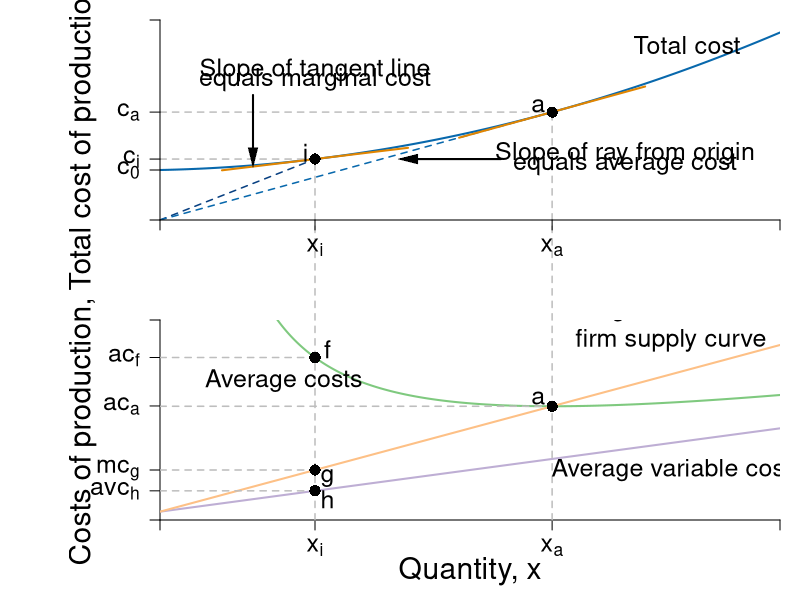

The R source for this figure:
#Graph Designer: Scott Cohn
#Authors: Bowles and Halliday
#Title: Microeconomics: Competition, Conflict and Coordination

require(shape)
pdf(file = "firmmarketsupply/tc_ac_mc_stacked.pdf", width = 9, height = 12)

#Set parameters for graphics
axislabelsize <- 1.8
labelsize <- 1.5
namesize <- 1.8
annotatesize <- 1.5
graphlinewidth <- 2
segmentlinewidth <- 1.5

COL <- c("#7fc97f", "#beaed4", "#fdc086", "#ffff99", "#386cb0", "#f0027f", "#bf5b17", "#666666")
COLA <- c("#99d8c9","#66c2a4","#41ae76", "#238b45", "#005824")
COLB <- c("#4eb3d3", "#2b8cbe", "#0868ac","#084081")

#Edited the margins to cater for the larger LHS labels
par(mar =  c(4, 8, 1, 1), mfrow = c(2, 1))


totalcost <- function(x, c0 = 10, c1 = 2, c2 = 0.5){
  c0 + c1*x + c2*x^2
}

avgcost <- function(x, c0 = 10, c1 = 2, c2 = 0.5){
  totalcost/x
}

avgvarcost <- function(x,  c1 = 0.05, c2 = 0.05){
  (c1*x + c2*x^2)/x
}

marginalcost <- function(x, c1 = 2, c2 = 0.5){
  c1 + 2*c2*x
}

mcline <- function(x, constant = 0.3181472, slope = 0.125){
  constant + slope*x
}

isocost <- function(l, c = 10, w = 1, r = 1) {
  c - (w/r)*l
}


isoquant <- function(l, alpha = 0.5, x = 5) {
  (x / l^alpha)^(1/(1 - alpha))
}

# total cost --------------------------------------------------------------


xlims <- c(0, 10)
ylims <- c(0, 8)

npts <- 501 
x <- seq(xlims[1], xlims[2], length.out = npts)
y <- seq(ylims[1], ylims[2], length.out = npts) 
a <- c(13, 16.75, 19.25)

plot(0, 0, xlim = xlims, ylim = ylims, type = "n",
     xlab = expression(paste("")),
     ylab = expression(paste("")), 
     xaxt = "n", 
     yaxt = "n", 
     cex.lab = axislabelsize, 
     bty = "n",
     xaxs = "i", 
     yaxs = "i")

# Choose x_i

i <- c(2, 2.5, 3, 3.5, 4)
xi <- i[2]

ticksy <- c(0, 2, totalcost(x = xi, c0 = 2, c1 = 0.05, c2 = 0.05), totalcost(x = 6.32456, c0 = 2, c1 = 0.05, c2 = 0.05), ylims[2])
ylabels <- c(NA, expression(paste(c[0])), expression(paste(c[i])), expression(paste(c[a])), NA)
ticksx <- c(0, xi, 6.32456, xlims[2])
xlabels <- c(NA, expression(paste(x[i])), expression(paste(x[a])), NA)

npts <- 500 
xx1 <- seq(xlims[1], xlims[2], length.out = npts)
xx3 <- seq(xi - 1.5, xi + 1.5, length.out = npts)
xx4 <- seq(4.82456, 7.82456, length.out = npts)


lines(xx1, totalcost(xx1, c0 = 2, c1 = 0.05, c2 = 0.05), col = COLB[3], lwd = graphlinewidth)

#Label the axes
#mtext(expression(paste("Quantity of output, ", x)), side = 1, line = 2.5, cex = axislabelsize)
text(-1.25, 0.5*ylims[2], expression(paste("Total cost of production, ", c)), xpd = TRUE, cex = axislabelsize, srt = 90) 

#Draw segments for average cost
segments(0, totalcost(x = xi, c0 = 2, c1 = 0.05, c2 = 0.05), xi, totalcost(x = xi, c0 = 2, c1 = 0.05, c2 = 0.05), lty = 2, col = "gray" , lwd = segmentlinewidth)
segments(xi, -20, xi, totalcost(x = xi, c0 = 2, c1 = 0.05, c2 = 0.05), lty = 2, col = "gray" , lwd = segmentlinewidth, xpd = TRUE)

segments(0, totalcost(x = 6.32456, c0 = 2, c1 = 0.05, c2 = 0.05), 6.32456, totalcost(x = 6.32456, c0 = 2, c1 = 0.05, c2 = 0.05), lty = 2, col = "gray" , lwd = segmentlinewidth)
segments(6.32456, -20, 6.32456, totalcost(x = 6.32456, c0 = 2, c1 = 0.05, c2 = 0.05), lty = 2, col = "gray" , lwd = segmentlinewidth, xpd = TRUE)

segments(0, 0, xi, totalcost(x = xi, c0 = 2, c1 = 0.05, c2 = 0.05), lty = 2, col = COLB[4] , lwd = segmentlinewidth)
segments(0, 0, 6.32456, totalcost(x = 6.32456, c0 = 2, c1 = 0.05, c2 = 0.05), lty = 2, col = COLB[3] , lwd = segmentlinewidth)

lines(xx3, mcline(xx3, constant = totalcost(x = xi, c0 = 2, c1 = 0.05, c2 = 0.05) - xi*marginalcost(x = xi, c1 = 0.05, c2 = 0.05), slope = marginalcost(x = xi, c1 = 0.05, c2 = 0.05)), 
      col = "#E18500", lty = 1, lwd = graphlinewidth)
lines(xx4, mcline(xx4, constant = totalcost(x = 6.32456, c0 = 2, c1 = 0.05, c2 = 0.05) - 6.32456*marginalcost(x = 6.32456, c1 = 0.05, c2 = 0.05), slope = marginalcost(x = 6.32456, c1 = 0.05, c2 = 0.05)), 
      col = "#E18500", lty = 1, lwd = graphlinewidth)

points(xi, totalcost(x = xi, c0 = 2, c1 = 0.05, c2 = 0.05), pch = 16, col = "black", cex = 1.5)
text(xi - 0.15, totalcost(x = xi, c0 = 2, c1 = 0.05, c2 = 0.05) + 0.25, expression("i"), cex = annotatesize)

points(6.32456, totalcost(x = 6.32456, c0 = 2, c1 = 0.05, c2 = 0.05), pch = 16, col = "black", cex = 1.5)
text(6.1, totalcost(x = 6.32456, c0 = 2, c1 = 0.05, c2 = 0.05) + 0.25, expression("a"), cex = annotatesize)

#Marginal Cost
text(7.5, totalcost(x = xi, c0 = 2, c1 = 0.05, c2 = 0.05) + 0.2, expression(paste("Slope of ray from origin")), cex = annotatesize)
text(7.5, totalcost(x = xi, c0 = 2, c1 = 0.05, c2 = 0.05) - 0.2, expression(paste("equals average cost")), cex = annotatesize)
Arrows(5.5, totalcost(x = xi, c0 = 2, c1 = 0.05, c2 = 0.05), xi + 1.5, totalcost(x = xi, c0 = 2, c1 = 0.05, c2 = 0.05) , col = "black", lty = 1, lwd = 2, arr.type = "triangle", arr.lwd = 0.5)

#Label the cost curve
text(8.5, 7, expression("Total cost"), cex = annotatesize)
#text(11.5, 13.5, expression(paste(tc(x) == c[0] + c[1]*x + c[2]*x^2)), cex = annotatesize)

#Average Cost
text(2.5, 6.0, expression(paste("Slope of tangent line")), cex = annotatesize)
text(2.5, 5.6, expression(paste("equals marginal cost")), cex = annotatesize)
Arrows(1.5, 5, 1.5, 2.5, col = "black", lty = 1, lwd = 2, arr.type = "triangle", arr.lwd = 0.5)


axis(1, at = ticksx, pos = 0, labels = xlabels, cex.axis = labelsize)
axis(2, at = ticksy, pos = 0, labels = ylabels, las = 1, cex.axis = labelsize)

# ac & mc -----------------------------------------------------------------

avgcost <- function(x,  c0 = 2, c1 = 0.05, c2 = 0.05){
  (c0 + c1*x + c2*x^2)/x
}

marginalcost <- function(x, c1 = 0.05, c2 = 0.05){
  c1 + 2*c2*x
}

xlims <- c(0, 10)
ylims <- c(0, 1.2)

npts <- 501 
x <- seq(xlims[1], xlims[2], length.out = npts)
y <- seq(ylims[1], ylims[2], length.out = npts) 
a <- c(13, 16.75, 19.25)

plot(0, 0, xlim = xlims, ylim = ylims, type = "n",
     xlab = expression(paste("")),
     ylab = expression(paste("")), 
     xaxt = "n", 
     yaxt = "n", 
     cex.lab = axislabelsize, 
     bty = "n",
     xaxs = "i", 
     yaxs = "i")


ticksy <- c(0, avgvarcost(x = xi), marginalcost(x = xi), avgcost(6.82456), avgcost(x = xi), ylims[2])
ylabels <- c(NA, expression(paste(avc[h])), expression(paste(mc[g])), expression(paste(ac[a])), expression(paste(ac[f])), NA)
ticksx <- c(0, xi, 6.32456, xlims[2])
xlabels <- c(NA, expression(paste(x[i])), expression(paste(x[a])), NA)


axis(1, at = ticksx, pos = 0, labels = xlabels, cex.axis = labelsize)
axis(2, at = ticksy, pos = 0, labels = ylabels, las = 1, cex.axis = labelsize)

npts <- 500 
xx1 <- seq(xlims[1], xlims[2], length.out = npts)
xx3 <- seq(4, 8, length.out = npts)
xx4 <- seq(xlims[1], 6.32456, length.out = npts)
xx5 <- seq(6.32456, xlims[2], length.out = npts)

lines(xx1, avgcost(xx1, c0 = 2, c1 = 0.05, c2 = 0.05), col = COL[1], lwd = graphlinewidth)
lines(xx1, avgvarcost(xx1, c1 = 0.05, c2 = 0.05), col = COL[2], lwd = graphlinewidth)
lines(xx1, marginalcost(xx1, c1 = 0.05, c2 = 0.05), lty = 1, col = COL[3], lwd = graphlinewidth)
#lines(xx5, marginalcost(xx5, c1 = 0.05, c2 = 0.05), col = COL[3], lwd = graphlinewidth)

#Label the axes
mtext(expression(paste("Quantity, ", x)), side = 1, line = 2.5, cex = axislabelsize)
text(-1.25, 0.5*ylims[2], expression(paste("Costs of production, ", c)), xpd = TRUE, cex = axislabelsize, srt = 90) 


#Draw segments for average cost
segments(0, avgcost(x = xi, c0 = 2, c1 = 0.05, c2 = 0.05), xi, avgcost(x = xi, c0 = 2, c1 = 0.05, c2 = 0.05), lty = 2, col = "gray" , lwd = segmentlinewidth)
segments(xi, 0, xi, avgcost(x = xi) + 10, lty = 2, col = "gray" , lwd = segmentlinewidth, xpd = TRUE)
segments(0, marginalcost(x = xi), xi, marginalcost(x = xi), lty = 2, col = "gray" , lwd = segmentlinewidth)
segments(0, avgvarcost(x = xi), xi, avgvarcost(x = xi), lty = 2, col = "gray" , lwd = segmentlinewidth)
points(xi, avgcost(x = xi, c0 = 2, c1 = 0.05, c2 = 0.05), pch = 16, col = "black", cex = 1.5)

text(xi + 0.2, avgcost(x = xi) + 0.05, expression(paste("f")), cex = labelsize)
points(xi, avgcost(x = xi), pch = 16, col = "black", cex = 1.5)

text(xi + 0.2, marginalcost(x = xi) - 0.05, expression(paste("g")), cex = labelsize)
points(xi, marginalcost(x = xi), pch = 16, col = "black", cex = 1.5)

text(xi + 0.2, avgvarcost(x = xi) - 0.05, expression(paste("h")), cex = labelsize)
points(xi, avgvarcost(x = xi), pch = 16, col = "black", cex = 1.5)

#Label the cost curve
text(12.7, 12, expression("Total cost"), cex = labelsize)
# text(12.5, 13.5, expression(paste(tc(x) == c[0] + c[1]*x + c[2]*x^2)), cex = annotatesize)

#Average Cost
text(2, avgcost(x = 3.2), expression(paste("Average costs")), cex = labelsize)
# text(3.75, avgcost(x = 3.2) + 0.67, expression(paste(ac(x) == frac(c[0],x) + c[1] + c[2]*x)), cex = annotatesize)

#Average cost minimum
segments(0, avgcost(x = 6.32456), 6.32456, avgcost(x = 6.32456), lty = 2, col = "gray" , lwd = segmentlinewidth)
segments(6.32456, 0, 6.32456, 2, lty = 2, col = "gray" , lwd = segmentlinewidth, xpd = TRUE)
text(6.1, avgcost(x = 6.32456) + 0.05, expression(paste("a")), cex = annotatesize)
points(6.32456, avgcost(x = 6.32456), pch = 16, col = "black", cex = 1.5)


#Marginal Cost
text(8.25, marginalcost(x = 8.25) + 0.2, expression(paste("Marginal cost and \n firm supply curve")), cex = annotatesize)
# text(11, marginalcost(x = 12) + 0.2, expression(paste(mc(x) == c[1] + 2*c[2]*x)), cex = annotatesize)

#Average Variable Cost
text(8.25, avgvarcost(x = 8) - 0.15, expression(paste("Average variable cost")), cex = annotatesize)
# text(12, avgvarcost(x = 12) - 0.325, expression(paste(avc(x) == c[1] + c[2]*x)), cex = annotatesize)


dev.off()
